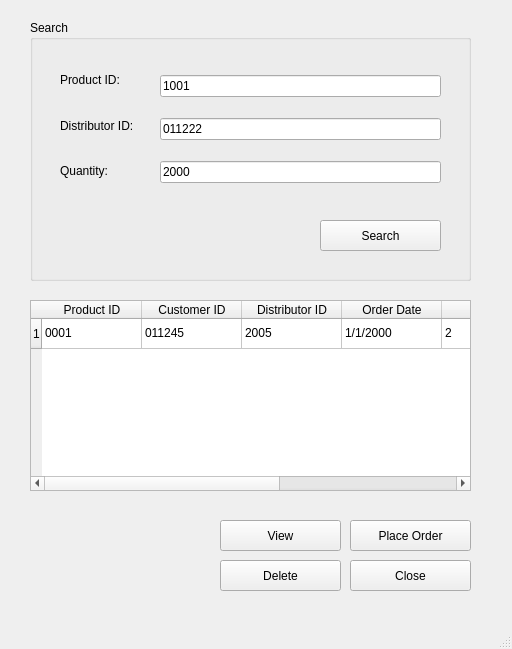
<?xml version="1.0" encoding="UTF-8"?>
<ui version="4.0">
 <class>MainWindow</class>
 <widget class="QMainWindow" name="MainWindow">
  <property name="geometry">
   <rect>
    <x>0</x>
    <y>0</y>
    <width>512</width>
    <height>649</height>
   </rect>
  </property>
  <property name="windowTitle">
   <string>MainWindow</string>
  </property>
  <widget class="QWidget" name="centralwidget">
   <widget class="QTableWidget" name="booksTableWidget">
    <property name="geometry">
     <rect>
      <x>30</x>
      <y>300</y>
      <width>441</width>
      <height>191</height>
     </rect>
    </property>
    <row>
     <property name="text">
      <string>1</string>
     </property>
    </row>
    <column>
     <property name="text">
      <string>Product ID</string>
     </property>
    </column>
    <column>
     <property name="text">
      <string>Customer ID</string>
     </property>
    </column>
    <column>
     <property name="text">
      <string>Distributor ID</string>
     </property>
    </column>
    <column>
     <property name="text">
      <string>Order Date</string>
     </property>
    </column>
    <column>
     <property name="text">
      <string>Quantity</string>
     </property>
    </column>
    <column>
     <property name="text">
      <string>Price</string>
     </property>
    </column>
    <column>
     <property name="text">
      <string>Delivery Status</string>
     </property>
    </column>
    <item row="0" column="0">
     <property name="text">
      <string>0001</string>
     </property>
    </item>
    <item row="0" column="1">
     <property name="text">
      <string>011245</string>
     </property>
    </item>
    <item row="0" column="2">
     <property name="text">
      <string>2005</string>
     </property>
    </item>
    <item row="0" column="3">
     <property name="text">
      <string>1/1/2000</string>
     </property>
    </item>
    <item row="0" column="4">
     <property name="text">
      <string>2</string>
     </property>
    </item>
    <item row="0" column="5">
     <property name="text">
      <string>1000</string>
     </property>
    </item>
    <item row="0" column="6">
     <property name="text">
      <string>Delivered</string>
     </property>
    </item>
   </widget>
   <widget class="QPushButton" name="deleteButton">
    <property name="geometry">
     <rect>
      <x>220</x>
      <y>560</y>
      <width>121</width>
      <height>31</height>
     </rect>
    </property>
    <property name="text">
     <string>Delete</string>
    </property>
   </widget>
   <widget class="QGroupBox" name="searched">
    <property name="geometry">
     <rect>
      <x>30</x>
      <y>20</y>
      <width>441</width>
      <height>261</height>
     </rect>
    </property>
    <property name="title">
     <string>Search</string>
    </property>
    <widget class="QPushButton" name="searchButton">
     <property name="geometry">
      <rect>
       <x>290</x>
       <y>200</y>
       <width>121</width>
       <height>31</height>
      </rect>
     </property>
     <property name="text">
      <string>Search</string>
     </property>
    </widget>
    <widget class="QWidget" name="layoutWidget">
     <property name="geometry">
      <rect>
       <x>30</x>
       <y>40</y>
       <width>92</width>
       <height>131</height>
      </rect>
     </property>
     <layout class="QVBoxLayout" name="verticalLayout">
      <item>
       <widget class="QLabel" name="label">
        <property name="text">
         <string>Product ID:</string>
        </property>
       </widget>
      </item>
      <item>
       <widget class="QLabel" name="label_2">
        <property name="text">
         <string>Distributor ID:</string>
        </property>
       </widget>
      </item>
      <item>
       <widget class="QLabel" name="label_6">
        <property name="text">
         <string>Quantity:</string>
        </property>
       </widget>
      </item>
     </layout>
    </widget>
    <widget class="QWidget" name="layoutWidget">
     <property name="geometry">
      <rect>
       <x>130</x>
       <y>40</y>
       <width>281</width>
       <height>141</height>
      </rect>
     </property>
     <layout class="QVBoxLayout" name="verticalLayout_2">
      <item>
       <widget class="QLineEdit" name="titleline">
        <property name="text">
         <string>1001</string>
        </property>
       </widget>
      </item>
      <item>
       <widget class="QLineEdit" name="titleline_2">
        <property name="text">
         <string>011222</string>
        </property>
       </widget>
      </item>
      <item>
       <widget class="QLineEdit" name="titleline_3">
        <property name="text">
         <string>2000</string>
        </property>
       </widget>
      </item>
     </layout>
    </widget>
   </widget>
   <widget class="QPushButton" name="closeButton">
    <property name="geometry">
     <rect>
      <x>350</x>
      <y>560</y>
      <width>121</width>
      <height>31</height>
     </rect>
    </property>
    <property name="text">
     <string>Close</string>
    </property>
   </widget>
   <widget class="QPushButton" name="viewButton_2">
    <property name="geometry">
     <rect>
      <x>350</x>
      <y>520</y>
      <width>121</width>
      <height>31</height>
     </rect>
    </property>
    <property name="text">
     <string>Place Order</string>
    </property>
   </widget>
   <widget class="QPushButton" name="viewButton">
    <property name="geometry">
     <rect>
      <x>220</x>
      <y>520</y>
      <width>121</width>
      <height>31</height>
     </rect>
    </property>
    <property name="text">
     <string>View</string>
    </property>
   </widget>
  </widget>
  <widget class="QMenuBar" name="menubar">
   <property name="geometry">
    <rect>
     <x>0</x>
     <y>0</y>
     <width>512</width>
     <height>26</height>
    </rect>
   </property>
  </widget>
  <widget class="QStatusBar" name="statusbar"/>
 </widget>
 <resources/>
 <connections/>
</ui>
